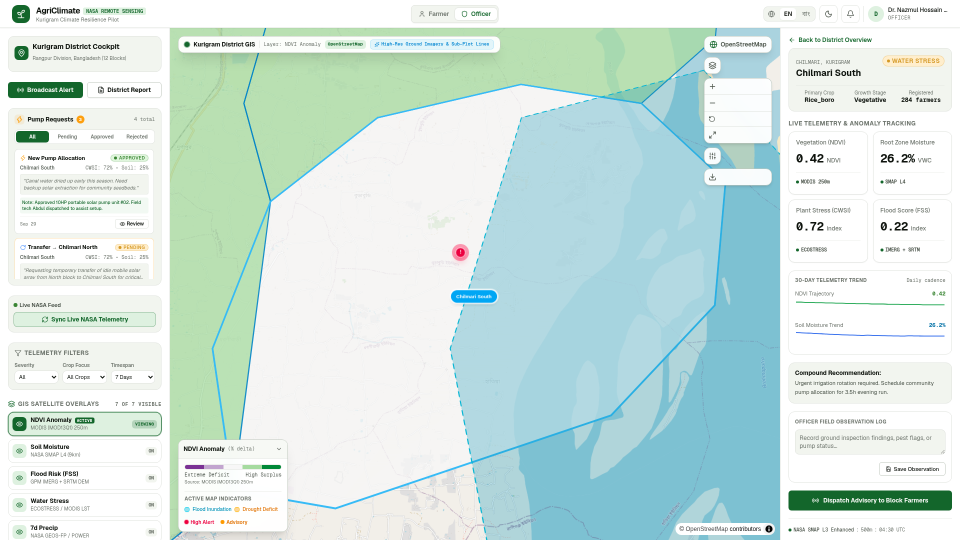
#> input picture videos/agriclimate-field-operations/assets/captures/03-chilmari-officer.png, 1920 x 1080 px (shown at 1/2 size); its folder holds 8 pictures in this run
$ python prepare-assets.py
#> lines starting #> are read from the running program, lines starting #| are printed output that depends on the picture; pictures that were not available may be replaced by others from this repository, and a replacement may not be noted
from pathlib import Path
from PIL import Image
import json,shutil,subprocess
P=Path(__file__).resolve().parent; OLD=P.parent; R=OLD.parents[1]
A=P/'assets';(A/'fonts').mkdir(parents=True,exist_ok=True)
for f in (OLD/'assets/fonts').iterdir():shutil.copy2(f,A/'fonts'/f.name)
shutil.copy2(OLD/'assets/gsap.min.js',A/'gsap.min.js')
ledger=[]
def img(name,source,crop=None):
#> called with name = 'officer', source = '03-chilmari-officer.png', crop = (0, 56, 1920, 1080)
 im=Image.open(OLD/'assets/captures'/source).convert('RGB')
#> im is the input picture: PIL image 1920x1080 RGB; mean R, G, B 209.7, 229.8, 225.2
 if crop:im=im.crop(crop)
#> im: PIL image 1920x1024 RGB
 im.save(A/(name+'.jpg'),quality=95)
 ledger.append({'asset':name+'.jpg','source':'../assets/captures/'+source,'crop':crop,'treatment':'none'})
img('officer','03-chilmari-officer.png',(0,56,1920,1080))
img('farmer','07-farmer-home-bengali.png')
#> call 2 of img, with name = 'farmer', source = '07-farmer-home-bengali.png'
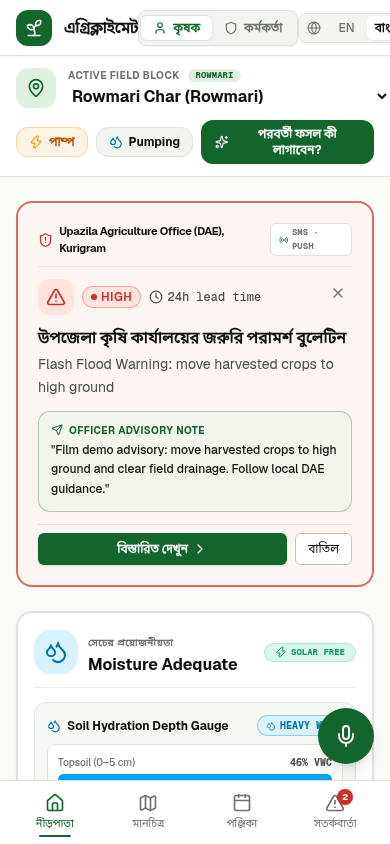
#> input picture videos/agriclimate-field-operations/assets/captures/07-farmer-home-bengali.png, 390 x 844 px
#> in img, im is the input picture: PIL image 390x844 RGB; mean R, G, B 227.4, 230.9, 224.8
img('alert-bn','07-new-alert-bengali.png')
#> call 3 of img, with name = 'alert-bn', source = '07-new-alert-bengali.png'
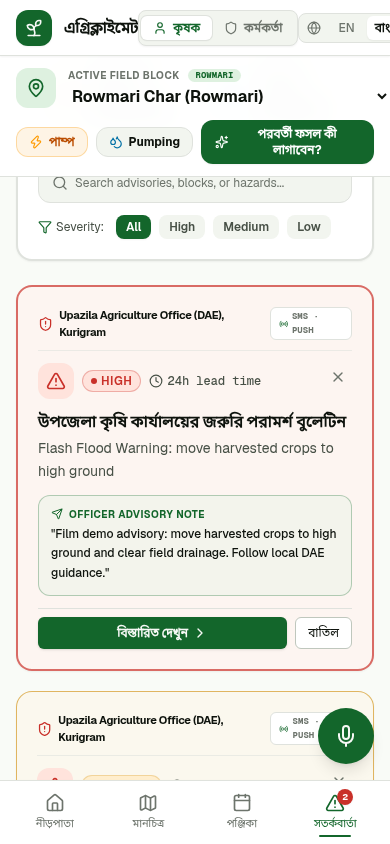
#> input picture videos/agriclimate-field-operations/assets/captures/07-new-alert-bengali.png, 390 x 844 px
#> in img, im is the input picture: PIL image 390x844 RGB; mean R, G, B 228.8, 230.7, 223
img('alert-en','07-new-alert-english.png')
#> call 4 of img, with name = 'alert-en', source = '07-new-alert-english.png'
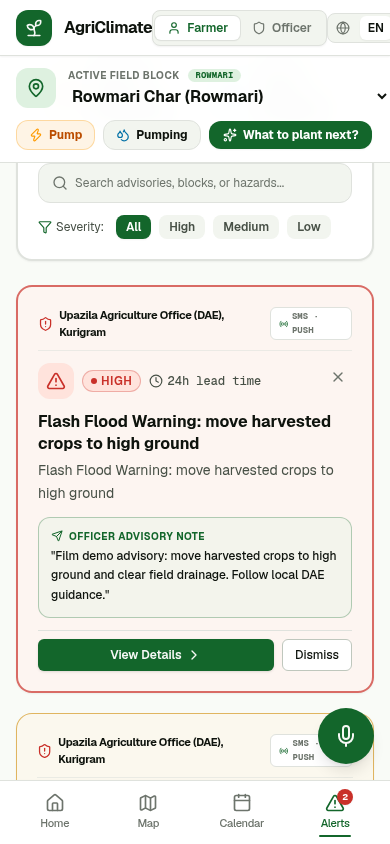
#> input picture videos/agriclimate-field-operations/assets/captures/07-new-alert-english.png, 390 x 844 px
#> in img, im is the input picture: PIL image 390x844 RGB; mean R, G, B 230.7, 231.8, 224.8
img('composer','06-rowmari-composer.png',(650,230,1270,850))
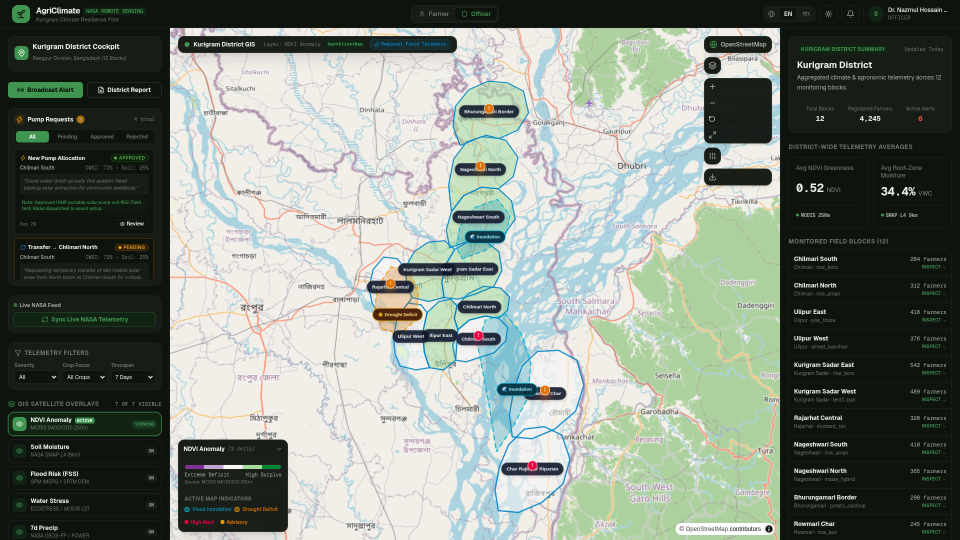
#> input picture videos/agriclimate-field-operations/assets/captures/01-dark-officer-map.png, 1920 x 1080 px, given in place of 06-rowmari-composer.png, which was not available (shown at 1/2 size)
#> in img, im is the input picture: PIL image 1920x1080 RGB; mean R, G, B 127.2, 135.5, 126.2
#> in img (call 5), `if crop:im=im.crop(crop)`:
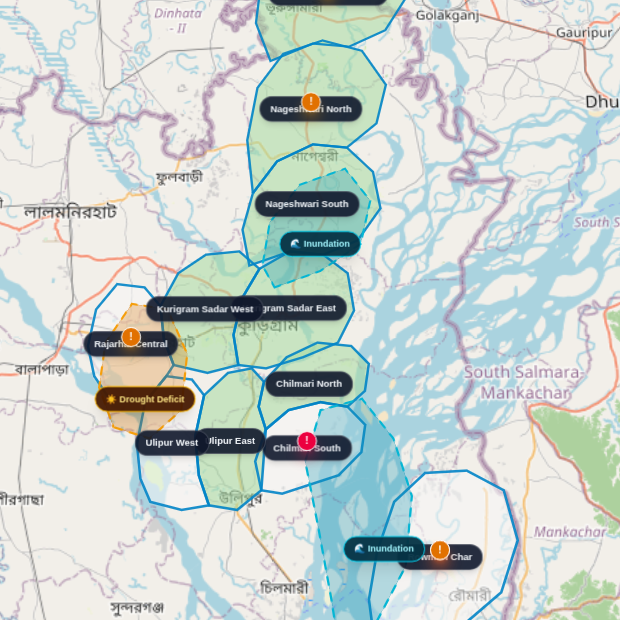
#> im: PIL image 620x620 RGB; mean R, G, B 200, 210.5, 206.9
img('soil','08-desktop-daily-cards.png',(192,353,688,867))
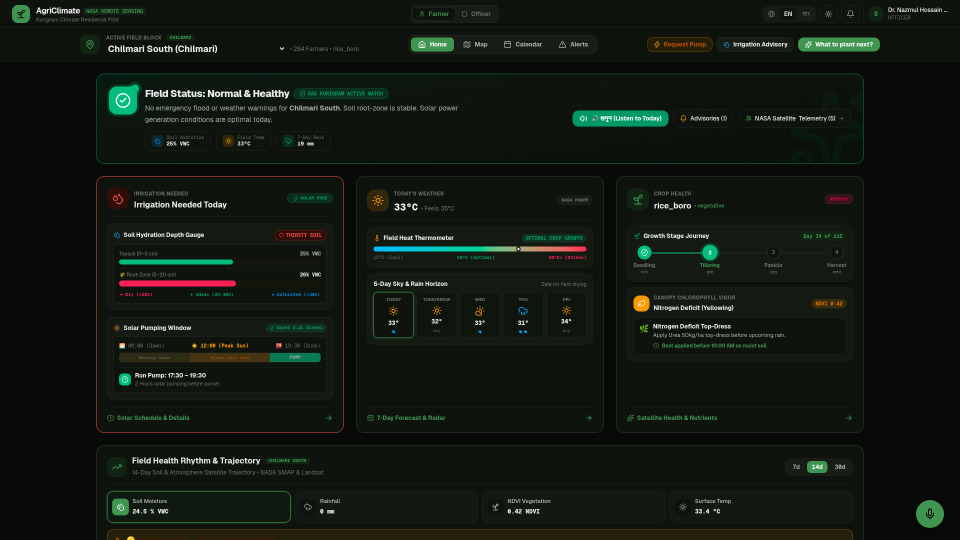
#> input picture videos/agriclimate-field-operations/assets/captures/02-farmer-desktop.png, 1920 x 1080 px, given in place of 08-desktop-daily-cards.png, which was not available (shown at 1/2 size)
#> in img, im is the input picture: PIL image 1920x1080 RGB; mean R, G, B 17.9, 24.2, 16.9
img('weather','08-desktop-daily-cards.png',(712,353,1208,867))
img('growth','08-desktop-daily-cards.png',(1232,353,1728,867))
#> in img (call 8), `if crop:im=im.crop(crop)`:
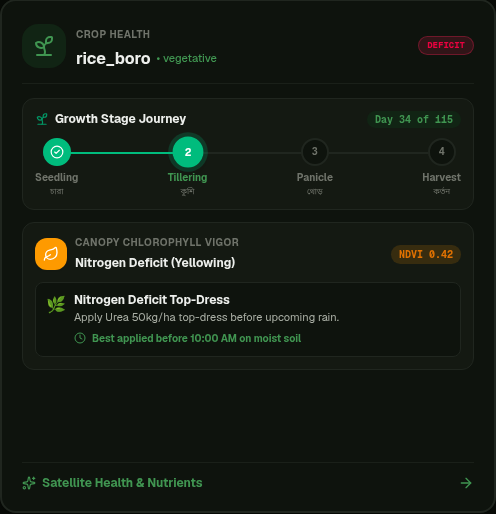
#> im: PIL image 496x514 RGB; mean R, G, B 21, 27.3, 19.3
img('crop','09-crop-modal.png')
#> (the run stopped early here; a loop or call above may not have finished)
